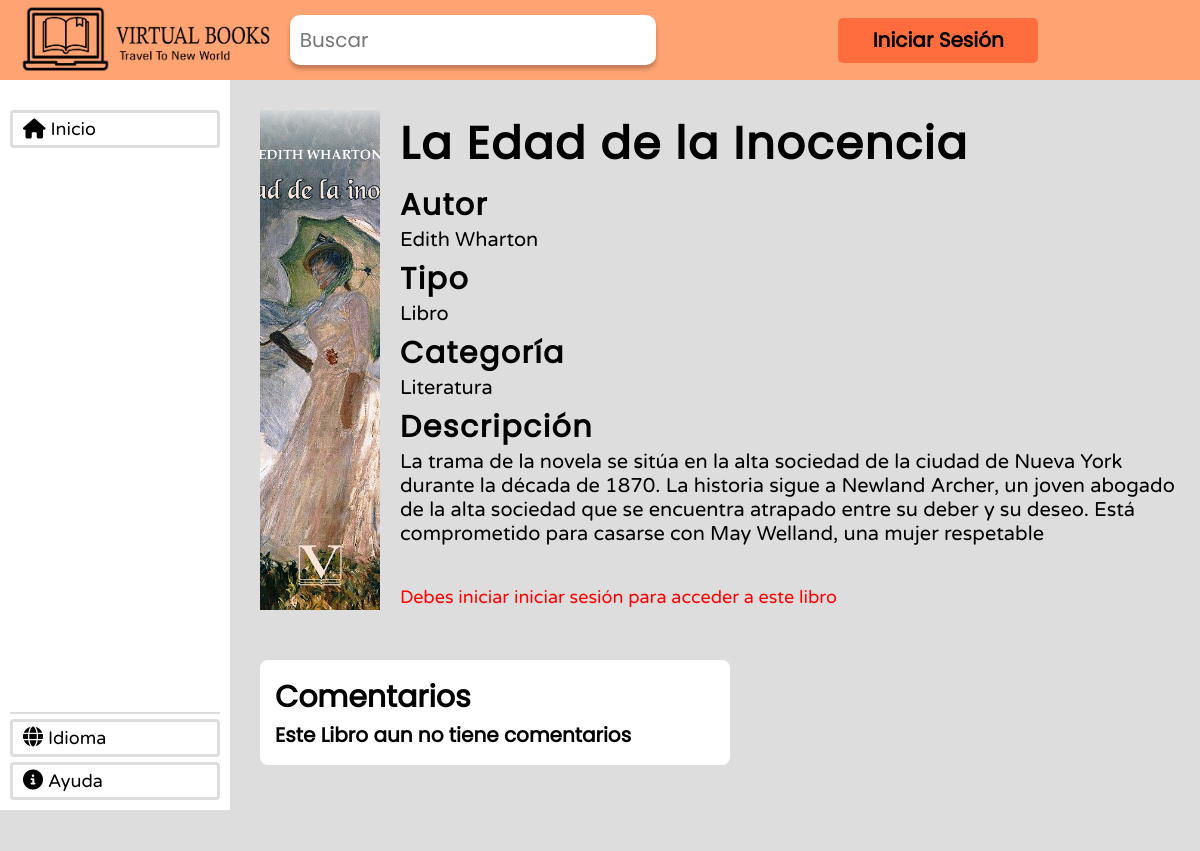
Page /book.php?id=14 (upper part) on the earlier database version.
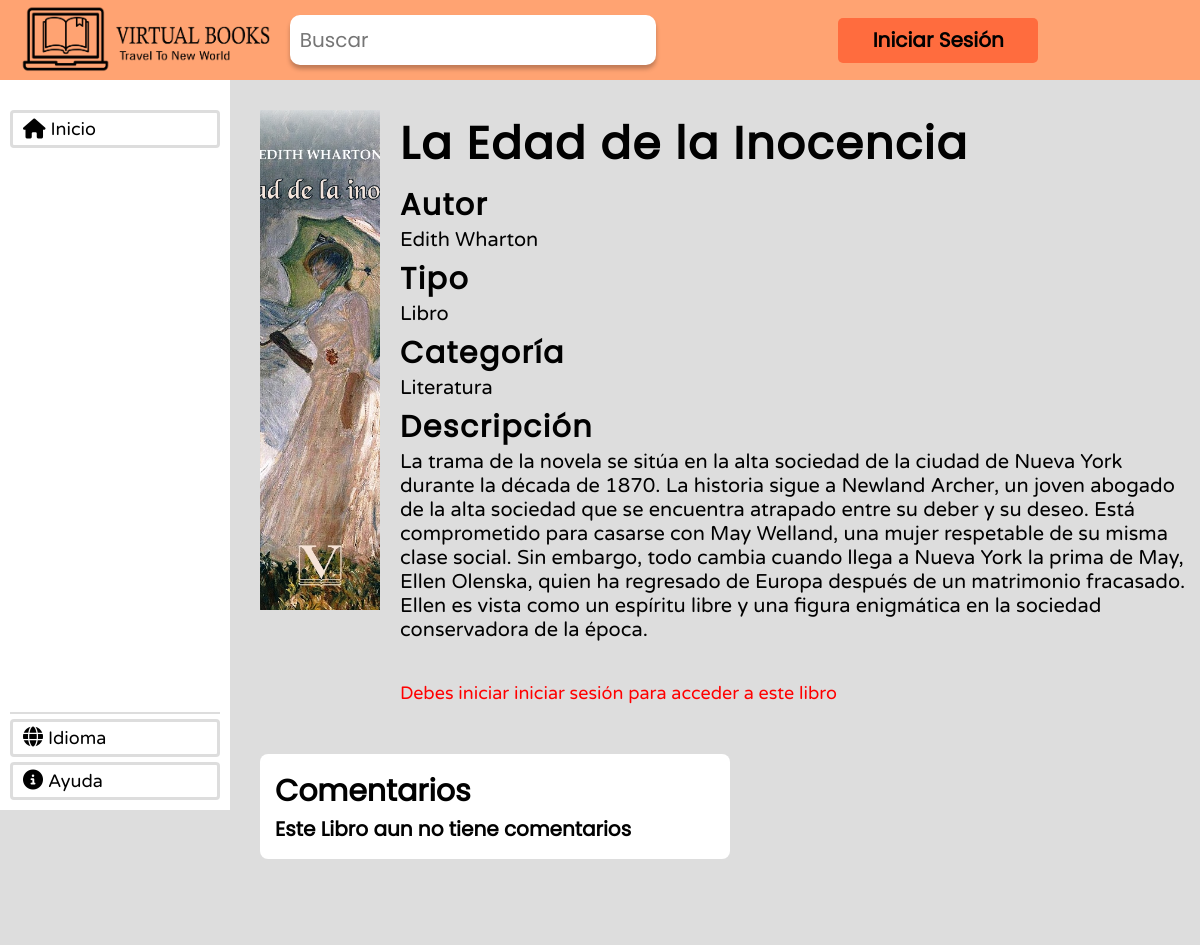
Same page on the later database version.
### tables this page shows
CREATE TABLE IF NOT EXISTS `resource`(
	id int(11) auto_increment primary key,
    name varchar(100) not null,
    author varchar(50) not null,
    type varchar(50) not null,
    category varchar(50) not null,
    description varchar(1000) not null,
    src varchar(300) not null,
    img varchar(300) not null
);

### php/methods.php (called while the page is built, shortened)
<?php
class MétodosUser implements plantilla
{
    public function showData($sql): PDOStatement
    {
        $obj = new DataBase();
        $DBH = $obj->connect();
        try {
            $STH = $DBH->query($sql);
            return $STH;
        } catch (PDOException $e) {
            die("Error " . $e->getMessage());
        }
    }
}
?>

### html/book.php (the view, shortened to what this page needs)
<?php
require_once("../php/methods.php");
$id = $_GET['id'];
$obj = new MétodosUser();
try {
  $sql = "SELECT * FROM resource WHERE id = '$id'";
  $row = $obj->showData($sql);
  if ($row->rowCount() > 0) {
    $info = $row->fetch(PDO::FETCH_ASSOC);
  } else {
    header("Location: ../html/error404.php");
  }
} catch (PDOException $e) {
  die("Error " . $e->getMessage());
}
try {
  $sql = "SELECT c.description, c.valuation, u.name, u.img FROM comment c INNER JOIN `user` u on c.id_c = u.id WHERE c.id_rec = $id";
  $datos = $obj->showData($sql);
  $datos->setFetchMode(PDO::FETCH_ASSOC);
} catch (PDOException $e) {
  echo "Error: " . $e->getMessage();
}
?>
<!DOCTYPE html>
<html lang="en">
<head>
  <link rel="stylesheet" href="../css/Rules.css">
  <link rel="stylesheet" href="../css/book.css">
  <link rel="stylesheet" href="../css/alertify.css">
</head>
<body>
  <?php
  require_once("../html/header.php")
    ?>
  <main>
    <?php
    require_once("../html/aside.php");
    ?>
    <div id="book">
      <div id="container" data-id="<?php echo $info['id']; ?>">
        <div id="imgContainer">
          <img src="<?php echo $info['img'] ?>" alt="libro-imagen">
        </div>
        <div id="book-info">
          <div id="titleBook">
            <h3>
              <?php echo $info['name'] ?>
            </h3>
          </div>
          <div id="authorBook">
            <h4>Autor </h4>
            <p>
              <?php echo $info['author'] ?>
            </p>
          </div>
          <div id="typeBook">
            <h4 data-section="book" data-value="tipo">Tipo</h5>
              <p>
                <?php echo $info['type'] ?>
              </p>
          </div>
          <div id="cateBook">
            <h4 data-section="book" data-value="categ">Categoría</h5>
              <p>
                <?php echo $info['category'] ?>
              </p>
          </div>
          <div id="descriptionBook">
            <h4 data-section="book" data-value="desc">Descripción</h3>
              <p>
                <?php echo $info['description'] ?>
              </p>
          </div>
          <div id="buttons">
            <div class="<?php esconderV2(); ?>">
              <p data-section="book" data-value="need-log" style="color: red;">Debes iniciar iniciar sesión para acceder a este libro</p>
            </div>
          </div>
        </div>
      </div>
      <div id="content">
        <h3 data-section="book" data-value="comentarios">Comentarios</h3>
        <?php
        if ($datos->rowCount() > 0) {
          foreach ($datos as $valoraciones) { ?>
            <div id="comments">
              <div id="person">
                <img src="<?php echo $valoraciones['img']; ?>" /></a>
                <p>
                  <?php echo $valoraciones['name']; ?>
                </p>
              </div>
              <div id="comment">
                <div id="text">
                  <p>
                    <?php echo $valoraciones['description']; ?>
                  </p>
                  <p>
                    <?php echo "Puntuación: " . $valoraciones['valuation']; ?>
                  </p>
                </div>
              </div>
            </div>
            <?php
          }
        } else {
          echo "<h6  data-section='book' data-value='com' > Este Libro aun no tiene comentarios</h6>";
        }
        ?>
      </div>
    </div>
  </main>
</body>
</html>

Differences in the rows shown:
changed resource "La Edad de la Inocencia": description "…Welland, una mujer respetable" → "…Welland, una mujer respetable de su misma clase social. Sin embargo, todo cambia cuando llega a Nueva York la prima de May, Ellen Olenska, quien ha regresado de Europa después de un matrimonio fracasado. Ellen es vista como un espíritu libre y una figura enigmática en la sociedad conservadora de la época."
